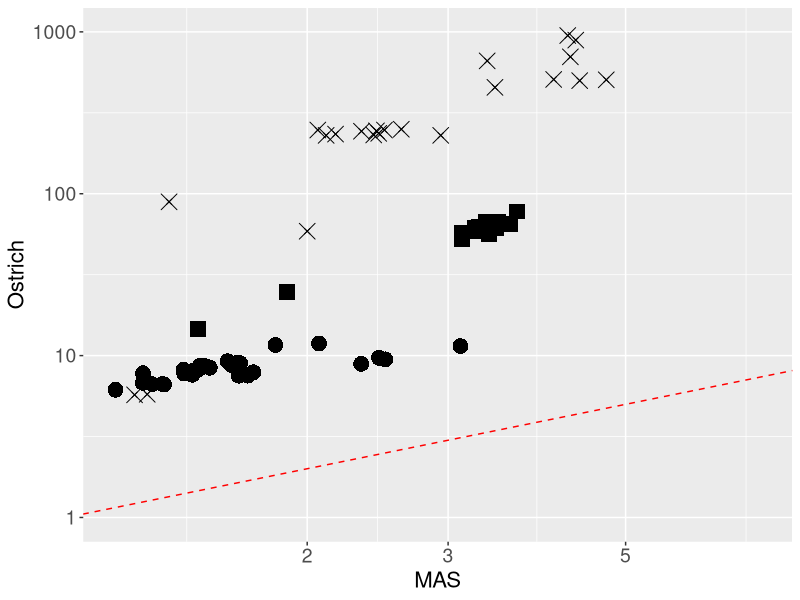
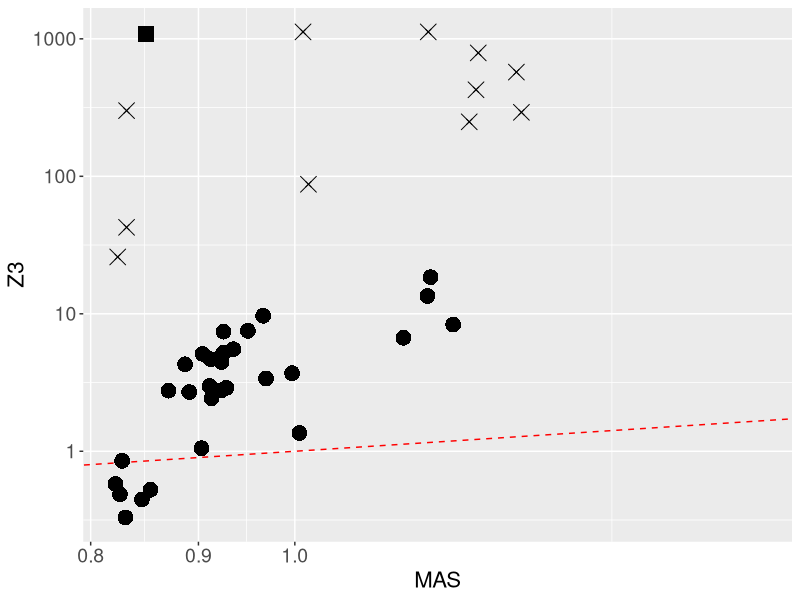
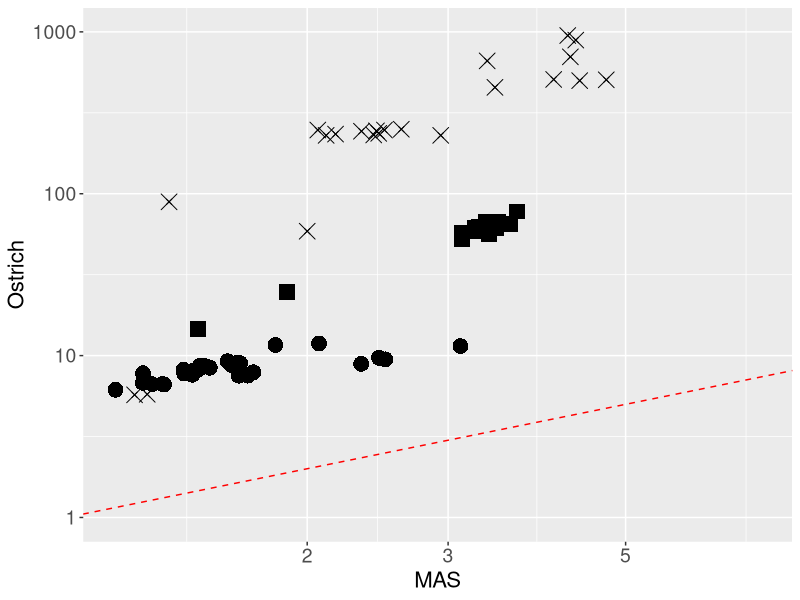
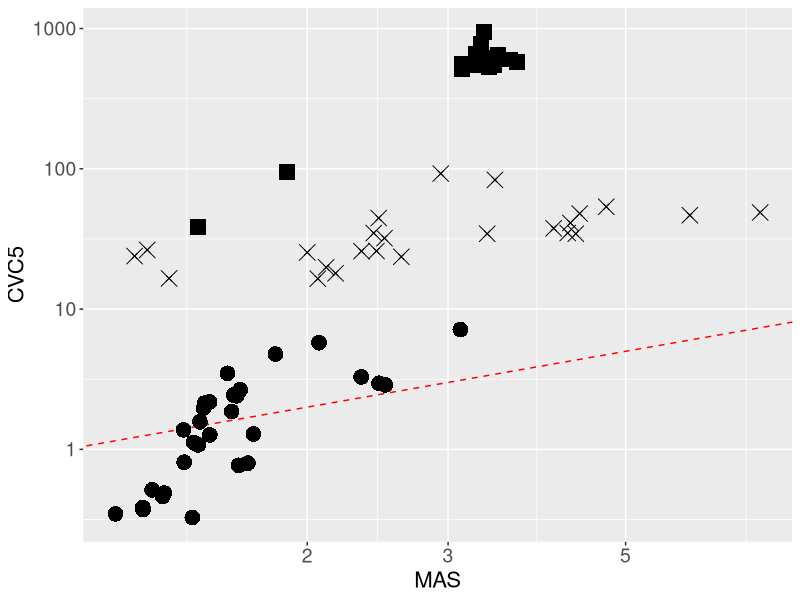
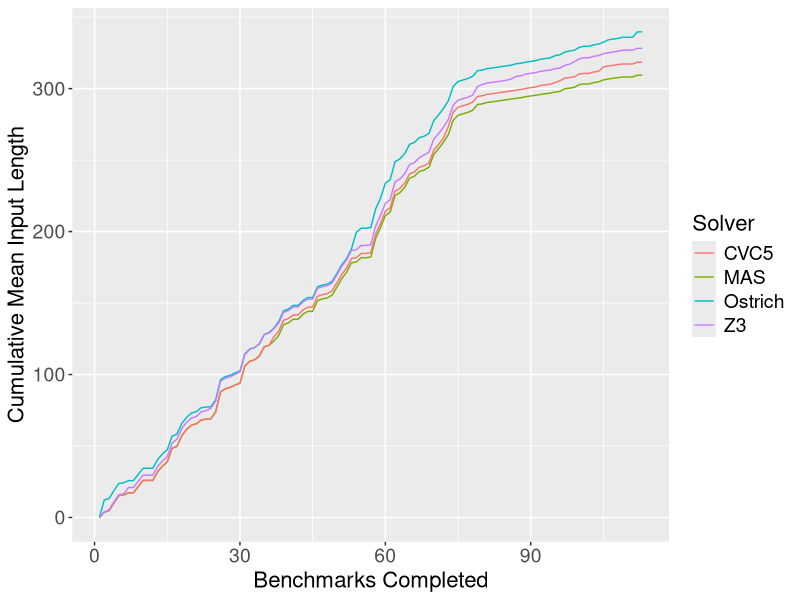
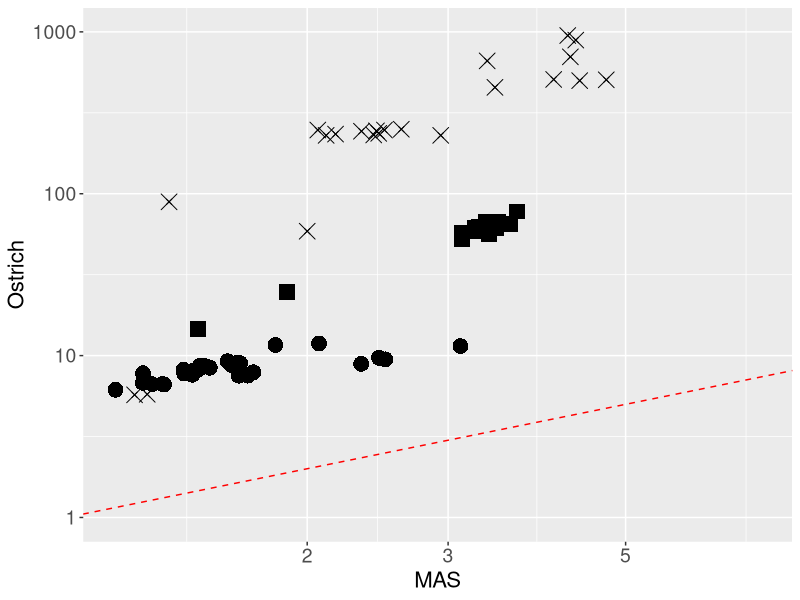
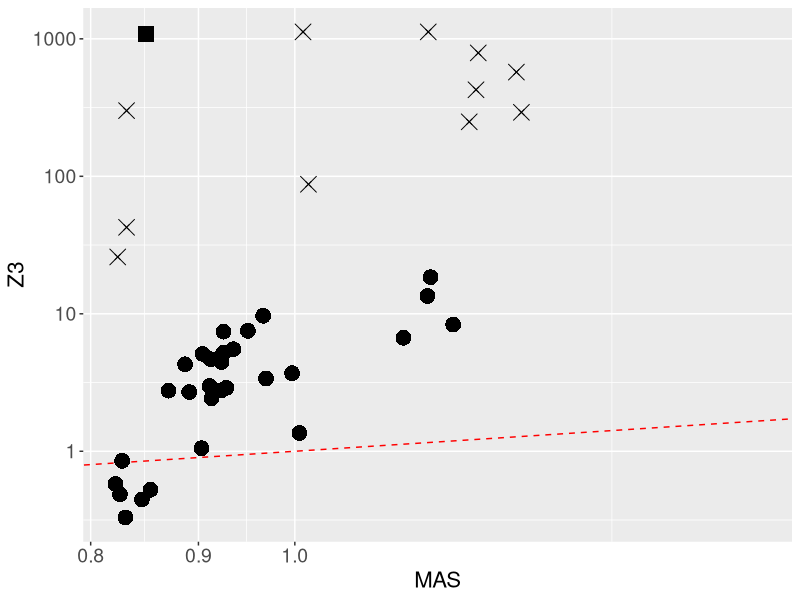
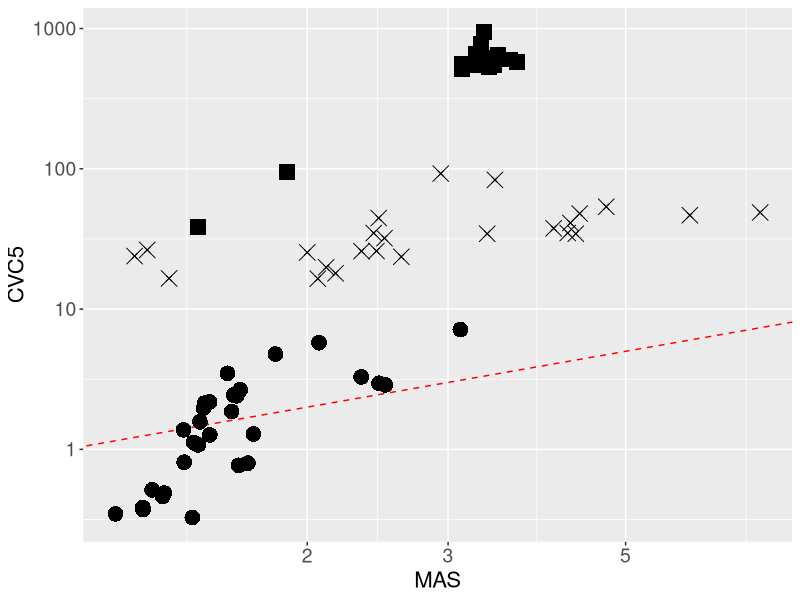

The R script that drew these images, in order:
library(ggplot2)

real_ostrich <- read.table("data/real-ostrich-results.txt", sep="", fill=TRUE, header=TRUE)
# real_ostrich <- na.omit(real_ostrich)

#get_shape <- function(row_number) {
#  if (row_number <= 30) {
#    return(16)  # Circle
#  } else if (row_number <= 53) {
#    return(15)  # Square
#  } else {
#    return(4)   # X
#  }
#}

library(dplyr)

# Split the data
subset1 <- real_ostrich[1:30, ]
subset2 <- real_ostrich[31:53, ]
subset3 <- real_ostrich[54:77, ]

# Combine subsets
combined_data <- bind_rows(
  mutate(subset1, subset = 1),
  mutate(subset2, subset = 2),
  mutate(subset3, subset = 3)
)

# Create the plot
plot_ostrich <- ggplot(combined_data, aes(x = mas, y = ostrich, shape = factor(subset))) +
  geom_point() +
  geom_abline(intercept = 0, slope = 1,color="red", linetype = "dashed") +
  xlab("MAS") +
  ylab("Ostrich") +
  scale_x_log10() +
  scale_y_log10() +
  scale_shape_manual(values = c(16, 15, 4), guide="none")  +
  coord_cartesian(ylim=c(1, 1000)) +
  theme(
	axis.title = element_text(size = 16),
	axis.text = element_text(size = 14)
  ) +
  geom_point(size = 5)

# ggplot(real_ostrich, aes(x=mas, y=ostrich, shape=get_shape(rownames(real_ostrich)))) +
#   geom_point() +
#   geom_abline(intercept=0, slope=1, color="red", linetype="dashed") +
#   #ggtitle("Real Java Application Results") +
#   xlab("MAS") +
#   ylab("Ostrich") +
#   scale_x_log10() +
#   scale_y_log10() +
#   coord_cartesian(ylim=c(1, 1000))
show(plot_ostrich)
ggsave("plots/real-ostrich-plot.png", plot=plot_ostrich, device="png", width=12, height = 8)

real_z3 <- read.delim("data/real-z3-results.txt")

sub1 <- real_z3[1:30,]
sub2 <- real_z3[31:53,]
sub3 <- real_z3[54:77,]

combined_data_z3 <- bind_rows(
  mutate(sub1, subset = 1),
  mutate(sub2, subset = 2),
  mutate(sub3, subset = 3)
)

plot_z3 <- ggplot(combined_data_z3, aes(x = mas, y = z3, shape = factor(subset))) +
  geom_point() +
  geom_abline(intercept = 0, slope = 1,color="red", linetype = "dashed") +
  xlab("MAS") +
  ylab("Z3") +
  scale_x_log10() +
  scale_y_log10() +
  scale_shape_manual(values = c(16, 15, 4), guide="none")  +
  theme(
	axis.title = element_text(size = 16),
	axis.text = element_text(size = 14)
  ) +
  geom_point(size = 5)

ggsave("plots/real-z3-plot.png", plot=plot_z3, device="png", width=12, height = 8)

real_cvc5 <- read.delim("data/real-cvc5-results.txt")

sub1 <- real_cvc5[1:30,]
sub2 <- real_cvc5[31:53,]
sub3 <- real_cvc5[54:77,]

combined_data_cvc5 <- bind_rows(
	mutate(sub1, subset = 1),
	mutate(sub2, subset = 2),
	mutate(sub3, subset = 3)
)

plot_cvc5 <- ggplot(combined_data_cvc5, aes(x = mas, y = cvc5, shape = factor(subset))) +
	geom_point() +
	geom_abline(intercept = 0, slope = 1,color="red", linetype = "dashed") +
	xlab("MAS") +
	ylab("CVC5") +
	scale_x_log10() +
	scale_y_log10() +
	scale_shape_manual(values = c(16, 15, 4), guide="none")  +
	theme(
		axis.title = element_text(size = 16),
		axis.text = element_text(size = 14)
	) +
	geom_point(size = 5)

ggsave("plots/real-cvc5-plot.png", plot=plot_cvc5, device="png", width=12, height = 8)

show(plot_z3)
show(plot_ostrich)
show(plot_cvc5)

# beasties <- real_ostrich[1:30,]
# jxml2sql <- real_ostrich[31:53,]
# mathquiz <- real_ostrich[54:77,]
# beastiesBox <- ggplot(data.frame(species = c(rep("mas", nrow(beasties)), rep("ostrich", nrow(beasties))),
#                   value = c(beasties$mas, beasties$ostrich)),
#        aes(x = species, y = value)) +
#   geom_boxplot() +
#   labs(x = "Solver", y = "Time(s)") +
#   scale_y_log10()
#   #ggtitle("Beasties Subset (Real)")
#   #facet_wrap(~ species)
#
# ggsave("plots/beasties-box.png", plot=beastiesBox, device ="png")
# jxml2sqlBox <- ggplot(data.frame(species = c(rep("mas", nrow(jxml2sql)), rep("ostrich", nrow(jxml2sql))),
#   value = c(jxml2sql$mas, jxml2sql$ostrich)), aes(x = species, y = value)) +
#   geom_boxplot() +
#   labs(x = "Solver", y = "Time(s)") +
#   scale_y_log10()
#   #ggtitle("jxml2sql Subset (Real)")
# #facet_wrap(~ species)
#
# ggsave("plots/jxml2sql-box.png", plot=jxml2sqlBox, device ="png")
#
# mathQuizBox <- ggplot(data.frame(species = c(rep("mas", nrow(mathquiz)), rep("ostrich", nrow(mathquiz))),
#   value = c(mathquiz$mas, mathquiz$ostrich)), aes(x = species, y = value)) +
#   geom_boxplot() +
#   labs(x = "Solver", y = "Time(s)")  +
#   scale_y_log10()
#   #ggtitle("MathQuiz Subset (Real)")
# #facet_wrap(~ species)
#
# ggsave("plots/mathquiz-box.png", plot=mathQuizBox, device ="png")

real_lengths <- read.table("data/real-lengths.txt", sep="", fill=TRUE, header=TRUE)

s1 <- real_lengths[1:30,]
s2 <- real_lengths[31:53,]
s3 <- real_lengths[54:77,]

comb_lengths <- bind_rows(
  mutate(s1, subset = 1),
  mutate(s2, subset = 2),
  mutate(s3, subset = 3)
)

real_length_plot <- ggplot(comb_lengths, aes(x = mas, y = ostrich, shape = factor(subset))) +
  geom_point() +
  geom_abline(intercept = 0, slope = 1,color="red", linetype = "dashed") +
  xlab("MAS") +
  ylab("Ostrich") +
  scale_shape_manual(values = c(16, 15, 4), guide="none")  +
  theme(
	axis.title = element_text(size = 16),
	axis.text = element_text(size = 14)
  ) +
  geom_point(size = 5)

ggsave("plots/real-length-plot.png", plot=real_length_plot, device="png", width=12, height = 8)

real_lengths_z3 <- read.table("data/real-lengths-z3.txt", sep="", fill=TRUE, header=TRUE)

s1_z3 <- real_lengths_z3[1:30,]
s2_z3 <- real_lengths_z3[31:53,]
s3_z3 <- real_lengths_z3[54:77,]

comb_lengths_z3 <- bind_rows(
  mutate(s1_z3, subset = 1),
  mutate(s2_z3, subset = 2),
  mutate(s3_z3, subset = 3)
)

real_length_plot_z3 <- ggplot(comb_lengths_z3, aes(x = mas, y = z3, shape = factor(subset))) +
  geom_point() +
  geom_abline(intercept = 0, slope = 1,color="red", linetype = "dashed") +
  xlab("MAS") +
  ylab("Ostrich") +
  scale_shape_manual(values = c(16, 15, 4), guide="none")  +
  theme(
	axis.title = element_text(size = 16),
	axis.text = element_text(size = 14)
  ) +
  geom_point(size = 5)

ggsave("plots/real-length-plot-z3.png", plot=real_length_plot_z3, device="png", width=12, height = 8)

smt <- read.table("data/smt-results.txt", header=TRUE, sep="")

smt$cs_mas <- cumsum(smt$mas)
smt$cs_cvc5 <- cumsum(smt$cvc5)
smt$cs_ostrich <- cumsum(smt$ostrich)
smt$cs_z3 <- cumsum(smt$z3)

# Create the plot
smt_plot <- ggplot(smt, aes(x = 1:nrow(smt))) +
  geom_line(aes(y = cs_mas, color = "MAS")) +
  geom_line(aes(y = cs_cvc5, color = "CVC5")) +
  geom_line(aes(y = cs_ostrich, color = "Ostrich")) +
  geom_line(aes(y = cs_z3, color = "Z3")) +
  labs(x = "Benchmarks Completed", y = "Time (s)", color = "Solver") +
  theme(
	axis.title = element_text(size = 16),
	axis.text = element_text(size = 14),
	legend.title = element_text(size = 16),
	legend.text = element_text(size = 14)
  )

ggsave("plots/smt-plot.png", plot=smt_plot, device="png", width=12, height = 8)


png("plots/smt-plot-2.png", width=12, height=8, units="in", res=300)
x <- 1:nrow(smt)
smt_plot_2 <- plot(x, smt$cs_mas, type="l", col="red", lty=1, xlim=c(0,530), xlab="Benchmarks Completed", ylab="Time (s)", main="SMT Solver Performance")
lines(x, smt$cs_cvc5, col="blue", lty=2)
lines(x, smt$cs_ostrich, col="green", lty=3)
lines(x, smt$cs_z3, col="purple", lty=4)

text(x[length(x)], smt$cs_mas[length(smt$cs_mas)], "MAS", pos=2, col="red")
text(x[length(x)], smt$cs_cvc5[length(smt$cs_cvc5)], "CVC5", pos=2, col="blue")
text(x[length(x)], smt$cs_ostrich[length(smt$cs_ostrich)], "Ostrich", pos=1, col="green")
text(x[length(x)], smt$cs_z3[length(smt$cs_z3)], "Z3", pos=3, col="purple")

legend("topleft", legend=c("MAS", "CVC5", "Ostrich", "Z3"), col=c("red", "blue", "green", "purple"), lty=1:4)
dev.off()


smt_len <- read.table("data/smt-lengths.txt", header=TRUE, sep="")

smt_len$cs_mas_l <- cumsum(smt_len$mas)
smt_len$cs_cvc5_l <- cumsum(smt_len$cvc5)
smt_len$cs_ostrich_l <- cumsum(smt_len$ostrich)
smt_len$cs_z3_l <- cumsum(smt_len$z3)

# Create the plot
smt_len_plot <- ggplot(smt_len, aes(x = 1:nrow(smt_len))) +
  geom_line(aes(y = cs_mas_l, color = "MAS")) +
  geom_line(aes(y = cs_cvc5_l, color = "CVC5")) +
  geom_line(aes(y = cs_ostrich_l, color = "Ostrich")) +
  geom_line(aes(y = cs_z3_l, color = "Z3")) +
  labs(x = "Benchmarks Completed", y = "Cumulative Mean Input Length", color = "Solver") +
  theme(
	axis.title = element_text(size = 16),
	axis.text = element_text(size = 14),
	legend.title = element_text(size = 16),
	legend.text = element_text(size = 14)
  )
show(smt_len_plot)
ggsave("plots/smt-len-plot.png", plot=smt_len_plot, device="png", width=12, height = 8)